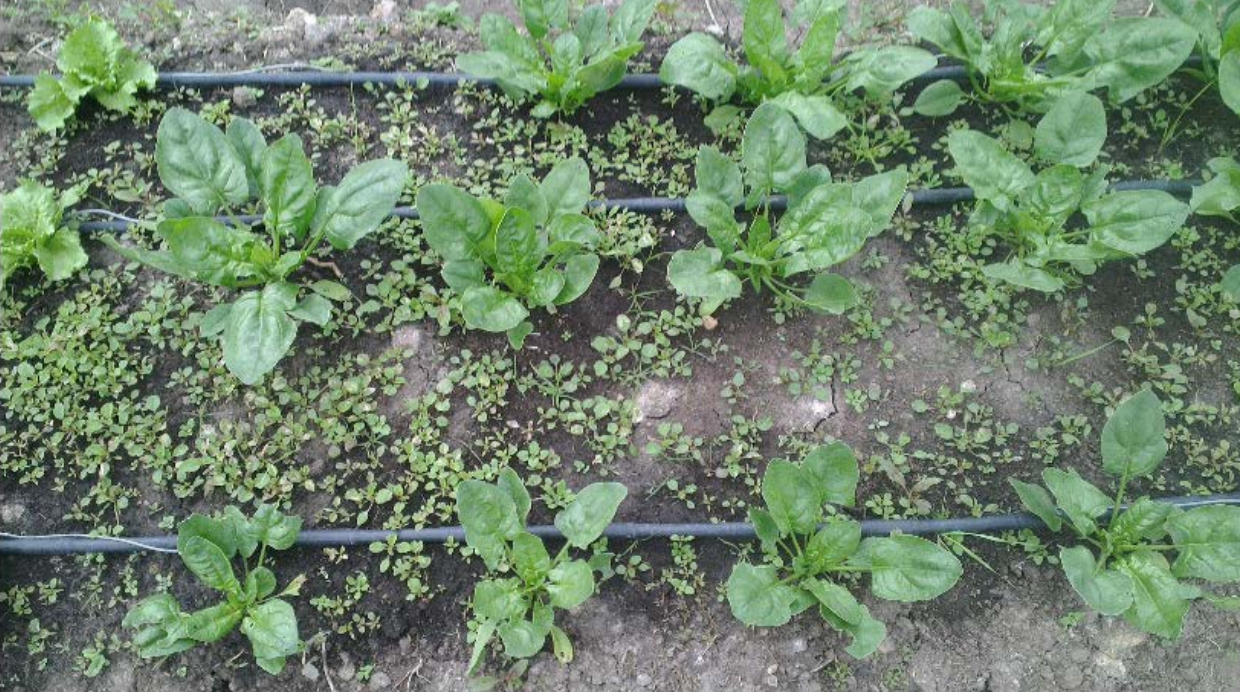
#> input picture Imagens/Fig2UofAntioquiaArticle.png, 1240 x 692 px
$ python Detect.py
#> lines starting #> are read from the running program, lines starting #| are printed output that depends on the picture; after the words box and inside, x2 and y2 are one past the last pixel; in counts of white or black regions, pixels touching at a corner belong together
import cv2
import numpy as np

# Carrega a imagem .png
frame = cv2.imread('Imagens/Fig2UofAntioquiaArticle.png')
#> frame is the input picture: shape (692, 1240, 3); mean B, G, R 107.9, 132, 111.2


frame = cv2.resize(frame, (500, 400))  # Ajustando as Dimensoes
#> frame: shape (400, 500, 3)


## Separacao do verde da imagem ##

# Converter a imagem de BGR para HSV
hsv_image = cv2.cvtColor(frame, cv2.COLOR_BGR2HSV)
#> hsv_image: shape (400, 500, 3); mean H, S, V 63.1, 53.4, 132.9

# Definindo uma região de interesse (ROI) onde se sabe que é verde
roi = hsv_image  # Ajuste os valores para a sua imagem

# Calcular média e desvio padrão
mean = cv2.mean(roi)  # mean retorna um tuple com 4 elementos (média e 0.0 para a quarta entrada)
#> mean = (63.1, 53.39, 132.9, 0)
mean = np.array(mean[:3])  # Pega apenas os três primeiros valores (H, S, V)
#> mean = [63.1, 53.39, 132.9]
stddev = cv2.meanStdDev(roi)[1].flatten()  # Retorna um array 2D, então usamos flatten() para torná-lo 1D
#> stddev = [29.39, 35.55, 44.35]

# Definindo os limites com base na média e no desvio padrão
lower_green = np.maximum(0, mean - stddev)
#> lower_green = [33.71, 17.85, 88.53]
upper_green = np.minimum([180, 255, 255], mean + stddev)  # 180 é o valor máximo para Hue
#> upper_green = [92.48, 88.94, 177.2]

# Criar uma máscara para a cor verde
mask = cv2.inRange(hsv_image, lower_green.astype(int), upper_green.astype(int))
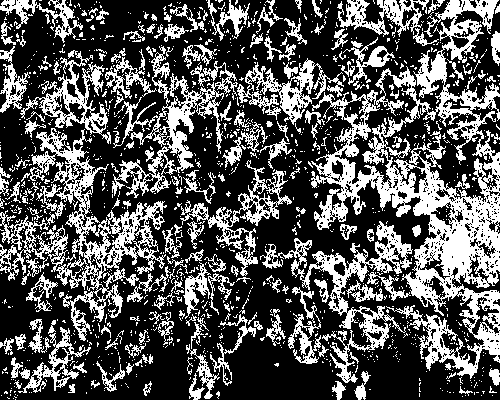
#> mask: shape (400, 500); 33.8% white; 1255 white regions (1079 under 20 px)

# Aplicar a mascara na imagem original
res = cv2.bitwise_and(frame, frame, mask=mask)
cv2.imshow("res", res)

# Converter imagem resultante para escala cinza
gray_belt = cv2.cvtColor(res, cv2.COLOR_BGR2GRAY)
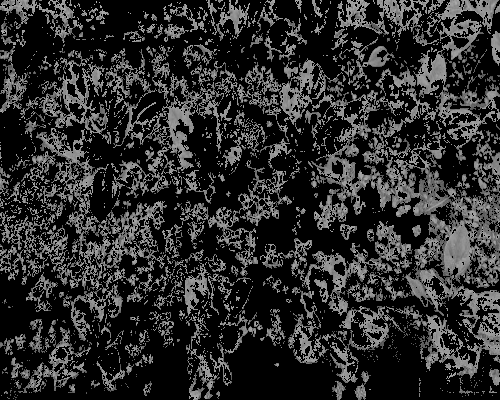
#> gray_belt: shape (400, 500); min 0, max 175, mean 44.3
cv2.imshow("gray_belt", gray_belt)


## Filtro Medio ##
#plant_image_filtered = cv2.medianBlur(gray_belt, 3)
#cv2.imshow("plant_plant_image_filtered", plant_image_filtered)


## Segementacao da Imagem ##


# Metodo de Otsu para binarizacao
_, threshold2 = cv2.threshold(gray_belt, 0, 255, cv2.THRESH_BINARY + cv2.THRESH_OTSU)
cv2.imshow("Otsu", threshold2)


## Classificacao por area ##

# Detectar Contornos
contours, _ = cv2.findContours(threshold2, cv2.RETR_EXTERNAL, cv2.CHAIN_APPROX_SIMPLE)
#> contours = 1148 contours, 1038 with area under 20; largest, box (x1, y1, x2, y2) and area: (311, 0, 500, 379) 29976, (0, 128, 167, 341) 9578, (260, 221, 413, 383) 4250, (112, 46, 238, 198) 4200, (180, 160, 292, 276) 2330

# Criar uma mascara vazia para desenhar os contornos da cultura
crop_mask = np.zeros_like(threshold2)
cv2.imshow('Crop Only', crop_mask)

# Filtrar os contornos por area e desenhar os com maior area (caso base milho)
min_crop_area = 1500  # Valor de area minima (ajustavel)
for contour in contours:
    area = cv2.contourArea(contour)
    if area > min_crop_area:
        cv2.drawContours(crop_mask, [contour], -1, (255), thickness=cv2.FILLED)
#> this loop made 1148 passes
#> area on passes 44, 53, 54: 25.5, 103.5, 48
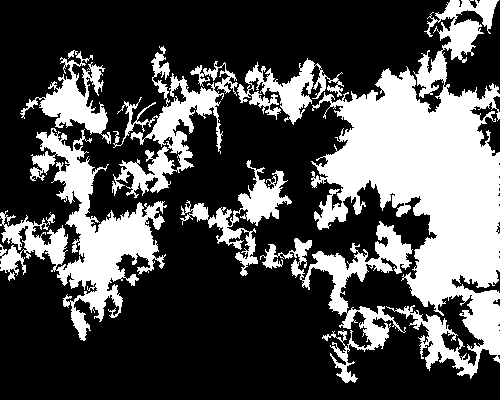
#> crop_mask: shape (400, 500); 30.9% white; 7 white regions, largest, box (x1, y1, x2, y2) and area: (311, 0, 500, 379) 31987, (0, 128, 167, 341) 11086, (112, 46, 238, 198) 5338

# Inverter a mascara da cultura para conseguir as ervas daninhas
weeds_mask = cv2.bitwise_not(crop_mask)

# Aplicar a mascara das ervas daninhas na imagem binarizada
weeds_only = cv2.bitwise_and(threshold2, threshold2, mask=weeds_mask)
#> weeds_only: shape (400, 500); 11.9% white in thin lines or dots

# Remover pequenos objetos (Ruidos)
num_labels, labels, stats, centroids = cv2.connectedComponentsWithStats(weeds_only, connectivity=8)
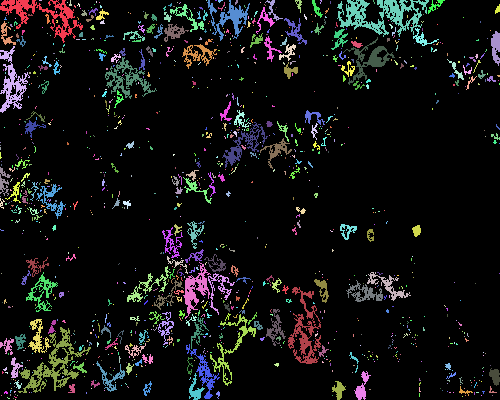
#> labels: shape (400, 500) int32; 1146 distinct labels, from 0 to 1145; one colour per label, 0 black
#> num_labels = 1146; stats = 1146 rows, first 6: [0, 0, 500, 400, 176252], [0, 0, 83, 43, 963], [39, 0, 3, 1, 3], [69, 0, 3, 6, 10], [96, 1, 1, 2, 2], [206, 0, 1, 1, 1]; centroids = 1146 pairs, first value 0 to 499, second value 0 to 399
min_size = 10  # Tamanho minimo para erva daninha
clean_weeds_only = np.zeros_like(weeds_only)
cv2.imshow('Weeds Only', clean_weeds_only)

for i in range(1, num_labels):  # Inicia em 1
    if stats[i, cv2.CC_STAT_AREA] >= min_size:
        clean_weeds_only[labels == i] = 255
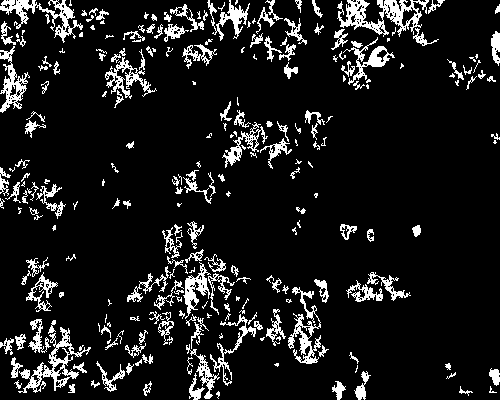
#> clean_weeds_only: shape (400, 500); 10.8% white in thin lines or dots

# Cria uma mascara separando as ervas daninhas na imagem original
weeds_original_mask = cv2.bitwise_and(frame, frame, mask=clean_weeds_only)
cv2.imshow('Weeds in Original Frame', weeds_original_mask)

# Cria uma mascara separando a cultura na imagem original
crop_original_mask = cv2.bitwise_and(frame, frame, mask=crop_mask)
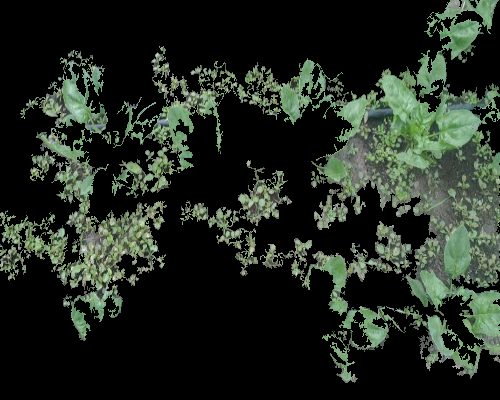
#> crop_original_mask: shape (400, 500, 3); mean B, G, R 33.6, 42.6, 34.8
cv2.imshow('Crops in Original Frame', crop_original_mask)

## Calculo dos centroides ##

# Calcular os centroides das ervas daninhas
centroids_list = []
contours, _ = cv2.findContours(clean_weeds_only, cv2.RETR_EXTERNAL, cv2.CHAIN_APPROX_SIMPLE)
#> contours = 251 contours, 148 with area under 20; largest, box (x1, y1, x2, y2) and area: (337, 0, 429, 37) 1392, (18, 327, 91, 393) 1176, (0, 0, 83, 43) 816, (288, 287, 321, 364) 681, (0, 46, 30, 113) 662
for contour in contours:
    M = cv2.moments(contour)
    if M["m00"] != 0:
        cX = int(M["m10"] / M["m00"])
        cY = int(M["m01"] / M["m00"])
        centroids_list.append((cX, cY))
        # Desenhar o centroide no quadro original
        cv2.circle(frame, (cX, cY), 3, (255, 0, 255), -1)
#> this loop made 251 passes
#> (cX, cY) on passes 1 to 12: (217, 393), (490, 390), (463, 391), (71, 387), (338, 389), (146, 388), (94, 383), (17, 384), (195, 390), (452, 374), (361, 387), (494, 375)
#> cX on pass 100: 33
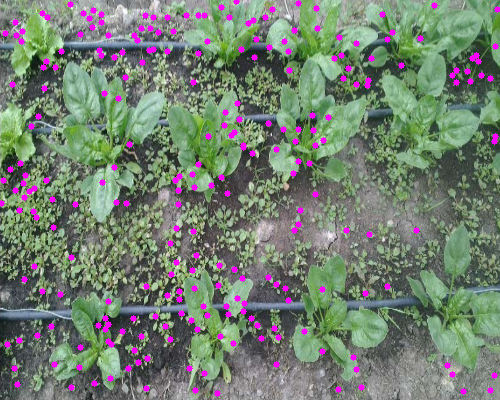
#> frame: shape (400, 500, 3); mean B, G, R 113, 126.9, 116.1
#> after the loop, centroids_list = 251 pairs, first value 1 to 497, second value 1 to 393

# Mostrar os resultados
cv2.imshow("Frame", frame)

print("Centroids of weeds:", centroids_list)
#> (printed output is left out)

cv2.waitKey(0)
cv2.destroyAllWindows()
